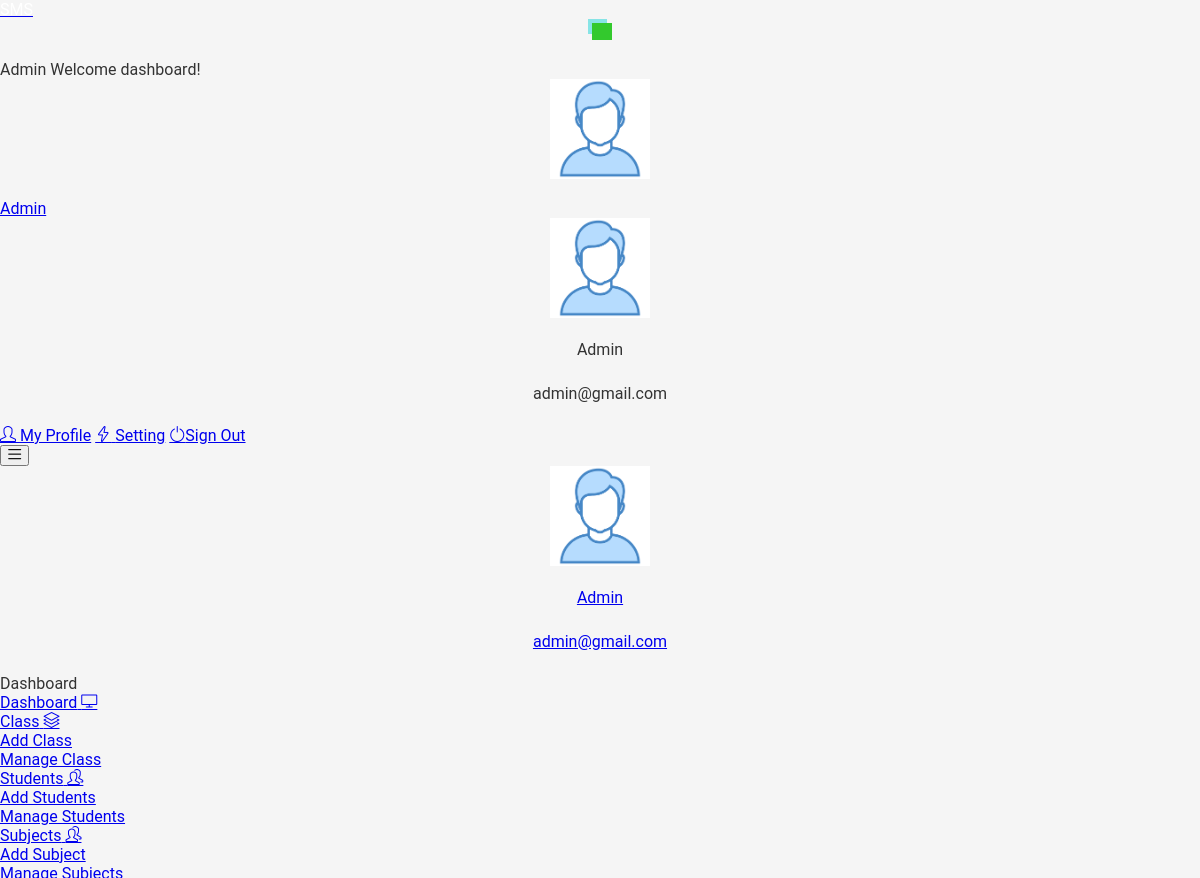
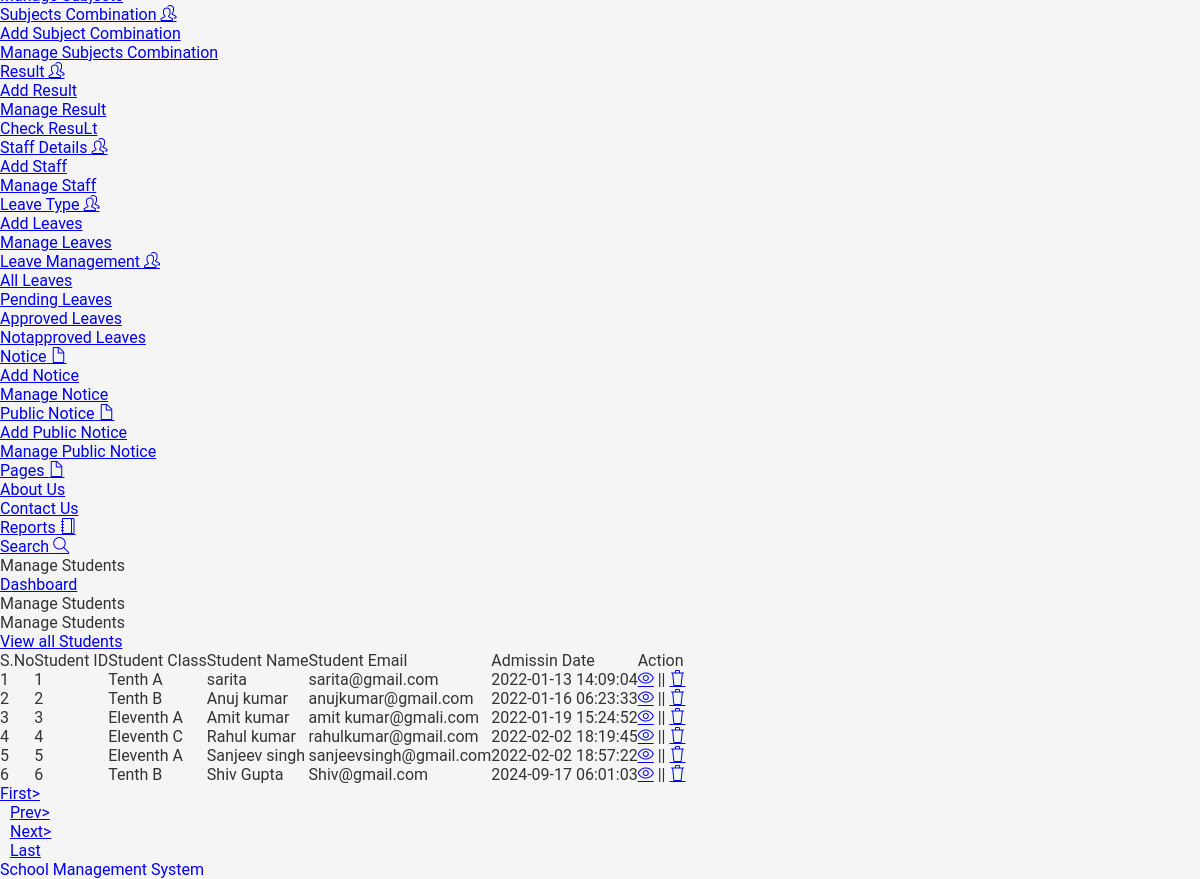
/studentms/admin/manage-students.php (signed in), run on the app's committed database (2 pictures, top to bottom).
### tables this page shows
CREATE TABLE IF NOT EXISTS `tblstudent` (
  `StudentId` int NOT NULL AUTO_INCREMENT,
  `StudentName` varchar(200) DEFAULT NULL,
  `StudentEmail` varchar(200) DEFAULT NULL,
  `RollId` varchar(100) DEFAULT NULL,
  `ClassId` int NOT NULL,
  `Gender` varchar(50) DEFAULT NULL,
  `DOB` date DEFAULT NULL,
  `StuID` varchar(200) DEFAULT NULL,
  `FatherName` mediumtext,
  `MotherName` mediumtext,
  `ContactNumber` bigint DEFAULT NULL,
  `AltenateNumber` bigint DEFAULT NULL,
  `Address` mediumtext,
  `UserName` varchar(200) DEFAULT NULL,
  `Password` varchar(200) DEFAULT NULL,
  `Image` varchar(200) DEFAULT NULL,
  `RegDate` timestamp NOT NULL DEFAULT CURRENT_TIMESTAMP,
  `DateofAdmission` timestamp NULL DEFAULT CURRENT_TIMESTAMP,
  `Status` int DEFAULT NULL,
  PRIMARY KEY (`StudentId`)
);

CREATE TABLE IF NOT EXISTS `tblclass` (
  `id` int NOT NULL AUTO_INCREMENT,
  `ClassName` varchar(50) DEFAULT NULL,
  `ClassNameNumeric` int DEFAULT NULL,
  `Section` varchar(20) DEFAULT NULL,
  `CreationDate` timestamp NULL DEFAULT CURRENT_TIMESTAMP,
  PRIMARY KEY (`id`)
);

### studentms/admin/manage-students.php (the view, shortened to what the rows shown need)
<?php
include('includes/dbconnection.php');
if (strlen($_SESSION['sturecmsaid']==0)) {
  header('location:logout.php');
  } else{
?>
<!DOCTYPE html>
<html lang="en">
  <head>
    <link rel="stylesheet" href="vendors/simple-line-icons/css/simple-line-icons.css">
    <link rel="stylesheet" href="vendors/flag-icon-css/css/flag-icon.min.css">
    <link rel="stylesheet" href="vendors/css/vendor.bundle.base.css">
    <link rel="stylesheet" href="./vendors/daterangepicker/daterangepicker.css">
    <link rel="stylesheet" href="./vendors/chartist/chartist.min.css">
    <link rel="stylesheet" href="./css/style.css">
  </head>
  <body>
    <div class="container-scroller">
     <?php include_once('includes/header.php');?>
      <div class="container-fluid page-body-wrapper">
        <?php include_once('includes/sidebar.php');?>
        <div class="main-panel">
          <div class="content-wrapper">
            <div class="row">
              <div class="col-md-12 grid-margin stretch-card">
                <div class="card">
                  <div class="card-body">
                    <div class="table-responsive border rounded p-1">
                      <table class="table">
                        <thead>
                          <tr>
                            <th class="font-weight-bold">S.No</th>
                            <th class="font-weight-bold">Student ID</th>
                            <th class="font-weight-bold">Student Class</th>
                            <th class="font-weight-bold">Student Name</th>
                            <th class="font-weight-bold">Student Email</th>
                            <th class="font-weight-bold">Admissin Date</th>
                            <th class="font-weight-bold">Action</th>
                          </tr>
                        </thead>
                        <tbody>
                           <?php
                            if (isset($_GET['pageno'])) {
            $pageno = $_GET['pageno'];
        } else {
            $pageno = 1;
        }
        $no_of_records_per_page = 15;
        $offset = ($pageno-1) * $no_of_records_per_page;
$sql="SELECT tblstudent.StuID,tblstudent.	StudentId  as sid,tblstudent.StudentName,tblstudent.StudentEmail,tblstudent.DateofAdmission,tblclass.ClassName,tblclass.Section from tblstudent join tblclass on tblclass.id=tblstudent.ClassId LIMIT $offset, $no_of_records_per_page";
$query = $dbh -> prepare($sql);
$query->execute();
$results=$query->fetchAll(PDO::FETCH_OBJ);
$cnt=1;
if($query->rowCount() > 0)
{
foreach($results as $row)
{               ?>
                          <tr>
                            <td><?php echo htmlentities($cnt);?></td>
                            <td><?php  echo htmlentities($row->StuID);?></td>
                            <td><?php  echo htmlentities($row->ClassName);?> <?php  echo htmlentities($row->Section);?></td>
                            <td><?php  echo htmlentities($row->StudentName);?></td>
                            <td><?php  echo htmlentities($row->StudentEmail);?></td>
                            <td><?php  echo htmlentities($row->DateofAdmission);?></td>
                            <td>
                              <div><a href="edit-student-detail.php?editid=<?php echo htmlentities ($row->sid);?>"><i class="icon-eye"></i></a>
                                                || <a href="manage-students.php?delid=<?php echo ($row->sid);?>" onclick="return confirm('Do you really want to Delete ?');"> <i class="icon-trash"></i></a></div>
                            </td>
                          </tr><?php $cnt=$cnt+1;}} ?>
                        </tbody>
                      </table>
                    </div>
                  </div>
                </div>
              </div>
            </div>
          </div>
        </div>
      </div>
    </div>
  </body>
</html><?php }  ?>

### studentms/admin/includes/header.php (shortened to what the rows shown need)
 <nav class="navbar default-layout-navbar col-lg-12 col-12 p-0 fixed-top d-flex flex-row">
        </div><?php
         $aid= $_SESSION['sturecmsaid'];
$sql="SELECT * from tbladmin where id=:aid";
$query = $dbh -> prepare($sql);
$query->bindParam(':aid',$aid,PDO::PARAM_STR);
$query->execute();
$results=$query->fetchAll(PDO::FETCH_OBJ);
$cnt=1;
if($query->rowCount() > 0)
{
foreach($results as $row)
{               ?>
        <div class="navbar-menu-wrapper d-flex align-items-center flex-grow-1">
          <h5 class="mb-0 font-weight-medium d-none d-lg-flex"><?php  echo htmlentities($row->AdminName);?> Welcome dashboard!</h5>
          <ul class="navbar-nav navbar-nav-right ml-auto">
            <li class="nav-item dropdown d-none d-xl-inline-flex user-dropdown">
              <a class="nav-link dropdown-toggle" id="UserDropdown" href="#" data-toggle="dropdown" aria-expanded="false">
                <img class="img-xs rounded-circle ml-2" src="images/faces/face8.jpg" alt="Profile image"> <span class="font-weight-normal"> <?php  echo htmlentities($row->AdminName);?> </span></a>
              <div class="dropdown-menu dropdown-menu-right navbar-dropdown" aria-labelledby="UserDropdown">
                <div class="dropdown-header text-center">
                  <img class="img-md rounded-circle" src="images/faces/face8.jpg" alt="Profile image">
                  <p class="mb-1 mt-3"><?php  echo htmlentities($row->AdminName);?></p>
                  <p class="font-weight-light text-muted mb-0"><?php  echo htmlentities($row->Email);?></p>
                </div><?php $cnt=$cnt+1;}} ?>
              </div>
            </li>
          </ul>
          <button class="navbar-toggler navbar-toggler-right d-lg-none align-self-center" type="button" data-toggle="offcanvas">
            <span class="icon-menu"></span>
          </button>
        </div>
      </nav>

### studentms/admin/includes/sidebar.php (shortened to what the rows shown need)
<nav class="sidebar sidebar-offcanvas" id="sidebar">
          <ul class="nav">
            <li class="nav-item nav-profile">
              <a href="#" class="nav-link">
                <div class="text-wrapper">
                  <?php
         $aid= $_SESSION['sturecmsaid'];
$sql="SELECT * from tbladmin where id=:aid";
$query = $dbh -> prepare($sql);
$query->bindParam(':aid',$aid,PDO::PARAM_STR);
$query->execute();
$results=$query->fetchAll(PDO::FETCH_OBJ);
$cnt=1;
if($query->rowCount() > 0)
{
foreach($results as $row)
{               ?>
                  <p class="profile-name"><?php  echo htmlentities($row->AdminName);?></p>
                  <p class="designation"><?php  echo htmlentities($row->Email);?></p><?php $cnt=$cnt+1;}} ?>
                </div>
              </a>
            </li>
          </ul>
        </nav>

### data on the page
tblstudent: StuID "1", ClassId.ClassName "Tenth", ClassId.Section "A", StudentName "sarita", StudentEmail "sarita@gmail.com", DateofAdmission "2022-01-13 14:09:04"
tblstudent: StuID "2", ClassId.ClassName "Tenth", ClassId.Section "B", StudentName "Anuj kumar", StudentEmail "anujkumar@gmail.com", DateofAdmission "2022-01-16 06:23:33"
tblstudent: StuID "3", ClassId.ClassName "Eleventh", ClassId.Section "A", StudentName "Amit kumar", StudentEmail "amit kumar@gmali.com", DateofAdmission "2022-01-19 15:24:52"
tblstudent: StuID "4", ClassId.ClassName "Eleventh", ClassId.Section "C", StudentName "Rahul kumar", StudentEmail "rahulkumar@gmail.com", DateofAdmission "2022-02-02 18:19:45"
tblstudent: StuID "5", ClassId.ClassName "Eleventh", ClassId.Section "A", StudentName "Sanjeev singh", StudentEmail "sanjeevsingh@gmail.com", DateofAdmission "2022-02-02 18:57:22"
tblstudent: StuID "6", ClassId.ClassName "Tenth", ClassId.Section "B", StudentName "Shiv Gupta", StudentEmail "Shiv@gmail.com", DateofAdmission "2024-09-17 06:01:03"

### other printed values
$row->AdminName "Admin"
$row->Email "admin@gmail.com"
